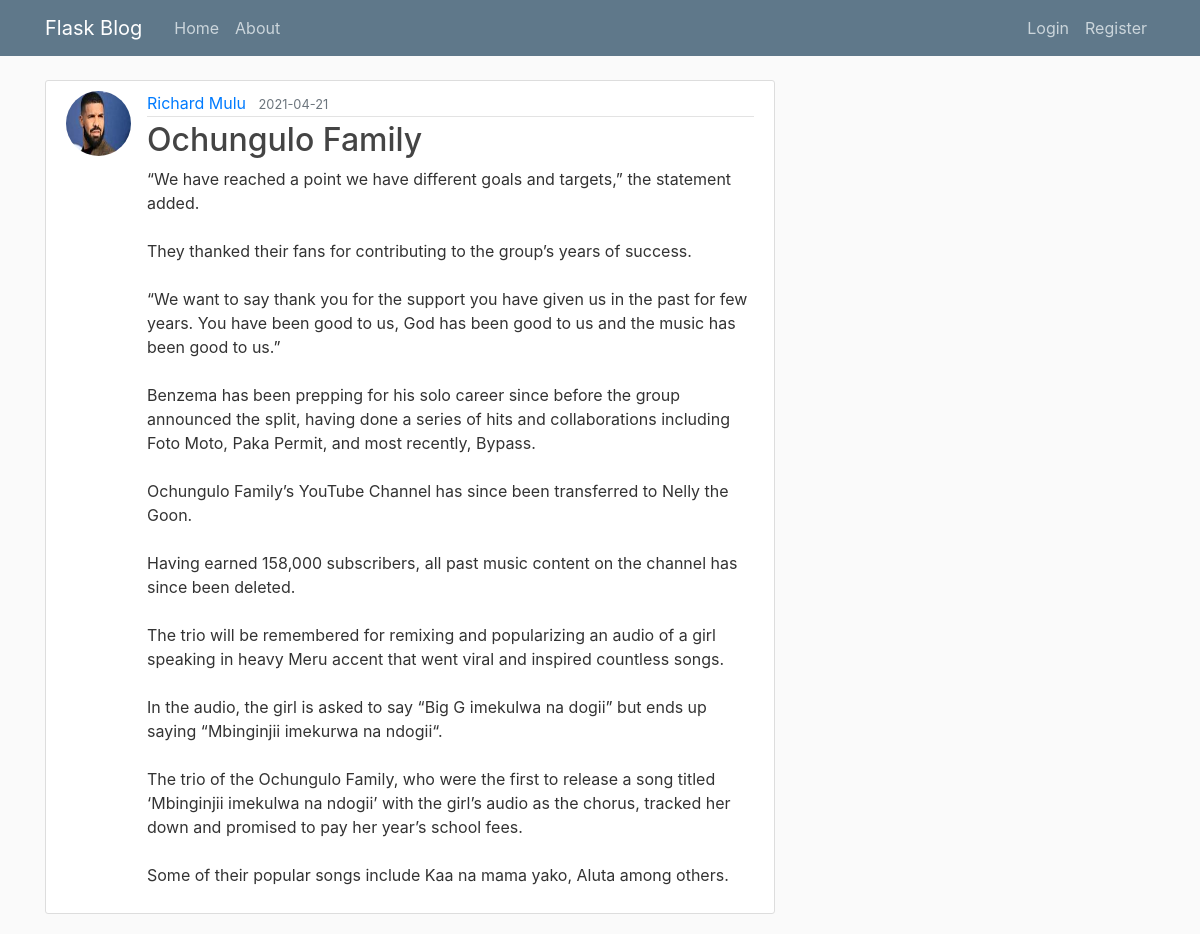
Page /post/24 on the committed database.
### flask_blog/models.py (models this page shows, shortened)
class User(db.Model, UserMixin):
    id = db.Column(db.Integer, primary_key=True)
    username = db.Column(db.String(20), unique=True, nullable=False)
    email = db.Column(db.String(120), unique=True, nullable=False)
    image_file = db.Column(db.String(20), nullable=False, default='default.jpg')
    password =  db.Column(db.String(60), nullable=False)
    posts = db.relationship('Post', backref='author', lazy=True)

class Post(db.Model):
    id = db.Column(db.Integer, primary_key=True)
    title = db.Column(db.String(100), nullable=False)
    date_posted = db.Column(db.DateTime, nullable=False, default=datetime.utcnow)
    content = db.Column(db.Text, nullable=False)
    user_id = db.Column(db.Integer, db.ForeignKey('user.id'), nullable=False)
    comments = db.relationship('Comment', backref='author')

### flask_blog/posts/routes.py (the view)
@posts.route("/post/<int:post_id>")
def post(post_id):
    post = Post.query.get_or_404(post_id)
    return render_template('post.html', title=post.title, post=post)

### flask_blog/templates/post.html (shortened to what this page needs)
{% extends "layout.html" %}
{% block content %}
  <article class="media content-section">
    <img class="rounded-circle article-img" src="{{ url_for('static', filename='profile_pics/' + post.author.image_file) }}">
    <div class="media-body">
      <div class="article-metadata">
        <a class="mr-2" href="{{ url_for('users.user_posts', username=post.author.username) }}">{{ post.author.username }}</a>
        <small class="text-muted">{{ post.date_posted.strftime('%Y-%m-%d') }}</small>
      </div>
      <h2 class="article-title">{{ post.title }}</h2>
      <p class="article-content">{{ post.content }}</p>
    </div>
  </article>
{% endblock content %}

### flask_blog/static/main.css (style rules this page uses)
body { background: #fafafa; color: #333333; margin-top: 5rem; }
h1, h2, h3, h4, h5, h6 { color: #444444; }
.content-section { background: #ffffff; padding: 10px 20px; border: 1px solid #dddddd; border-radius: 3px; margin-bottom: 20px; }
.article-title { color: #444444; }
.article-content { white-space: pre-line; }
.article-img { height: 65px; width: 65px; margin-right: 16px; }
.article-metadata { padding-bottom: 1px; margin-bottom: 4px; border-bottom: 1px solid #e3e3e3 }

### rows in the picture
User: image_file (picture), author.username "Richard Mulu"
Post: date_posted "2021-04-21", title "Ochungulo Family", content "“We have reached a point we have different goals and targets,” the statement added. They thanked their fans for contributing to the group’s years of success. “We want to say thank you for the support you have given us in the past for few years. You have been good to us, God has been good to us and the music has been good to us.” Benzema has been prepping for his solo career since before the group announced the split, having done a series of hits and collaborations including Foto Moto, Paka Permit, and most recently, Bypass. Ochungulo Family’s YouTube Channel has since been transferred to Nelly the Goon. Having earned 158,000 subscribers, all past music content on the channel has since been…"
